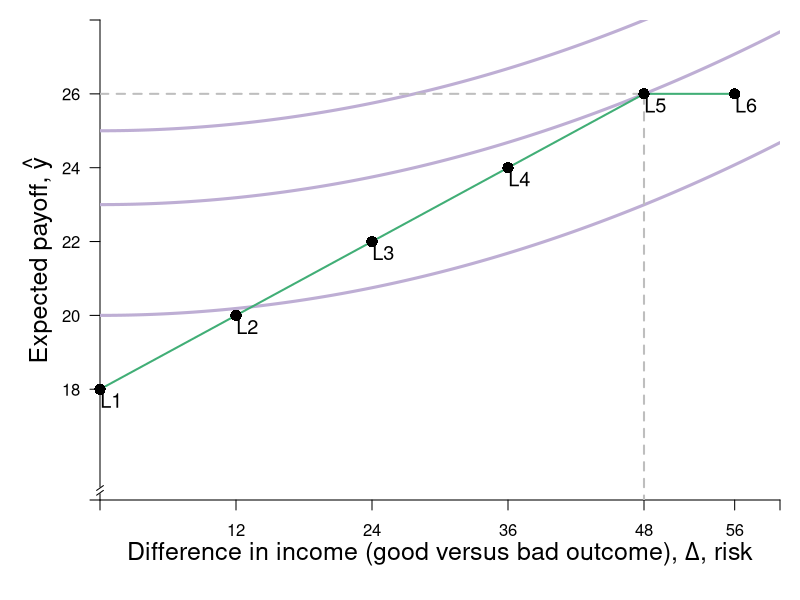

Here is the R script that generated this plot: (Note: this script raises an error after producing the figure.)
require(shape)
require(plotrix)

pdf(file = "risk/risk_experiments_gender_m.pdf", width = 9, height = 7)

#Set parameters for graphics
axislabelsize <- 1.5
labelsize <- 1.2
graphlinewidth <- 3
segmentlinewidth <- 2
a <- c(2, 4, 6)


COL <- c("#7fc97f", "#beaed4", "#fdc086", "#ffff99", "#386cb0", "#f0027f", "#bf5b17", "#666666")
COLA <- c("#e0f3db", "#99d8c9","#66c2a4","#41ae76", "#238b45", "#005824")
COLB <- c("#c6dbef", "#4eb3d3", "#2b8cbe", "#0868ac","#084081")
COLC <- c("#fcfbfd", "#efedf5", "#dadaeb", "#bcbddc", "#9e9ac8", "#807dba", "#6a51a3", "#54278f", "#3f007d")

par(mar =  c(5, 5, 1, 1))
xlims <- c(0, 60)
ylims <- c(15, 28)


indiffA <- function(g, intercept = 3, slope = 0.125){
  intercept  + slope*g^2
}


#Plot command 
plot(0, 0, 
     xlim = xlims, 
     ylim = ylims, 
     type = "n",
     xlab = expression(paste("")),
     ylab = expression(paste("")), 
     axes = FALSE,
     cex.lab = axislabelsize, 
     bty = "n", 
     xaxs="i", 
     yaxs="i"
)


#Customize ticks and labels for the plot
# ticksy <- seq(ylims[1], ylims[2], 3)
# ylabels <- seq(ylims[1], ylims[2], 3)
# ticksx <- seq(xlims[1], xlims[2], 5)
# xlabels <- seq(xlims[1], xlims[2], 5)
ticksy <- c(ylims[1], 18, 20, 22, 24, 26, ylims[2])
ylabels <- c(NA, 18, 20, 22, 24, 26, NA)
ticksx <- c(0, 12, 24, 36, 48, 56,  xlims[2])
xlabels <- c(NA, 12, 24, 36, 48, 56, NA)

axis(1, at = ticksx, pos = ylims[1], labels = xlabels)
axis(2, at = ticksy, pos = xlims[1], labels = ylabels, las = 1)
mtext(expression(paste("Difference in income (good versus bad outcome), ", Delta, ", risk")), side = 1, line = 2.5, cex = axislabelsize)
text(xlims[1] - 5.5, ylims[2] - 0.5*(ylims[2] - ylims[1]), expression(paste("Expected payoff, ", hat(y) )), xpd = TRUE, cex = axislabelsize, srt = 90) 

axis.break(axis = 2, bgcol="white", breakcol="black",
           style="slash", brw=0.01)



npts <- 500 
xx1 <- seq(xlims[1], xlims[2], length.out = npts)
#lines(xx1, riskreturn(xx1), col = COLA[4], lwd = graphlinewidth, lty = 1)
lines(xx1, indiffA(xx1, intercept = 23, slope = 0.0013), col = COL[2], lwd = graphlinewidth, lty = 1)
#Low
lines(xx1, indiffA(xx1, intercept = 20, slope = 0.0013), col = COL[2], lwd = graphlinewidth, lty = 1)
#high
lines(xx1, indiffA(xx1, intercept = 25, slope = 0.0013), col = COL[2], lwd = graphlinewidth, lty = 1)


#lines(xx1, indiffA(xx1, intercept = 21, slope = 0.00235), col = COLB[4], lwd = graphlinewidth, lty = 1)
# lines(xx1, indiffA(xx1, intercept = 5.6), col = COLB[4], lwd = graphlinewidth, lty = 1)
# lines(xx1, indiffA(xx1, intercept = 9), col = COLB[4], lwd = graphlinewidth, lty = 1)

#Setting up the segments for the choices 
segments(0, 18, 12, 20, lty = 1, col = COLA[4], lwd = segmentlinewidth)
segments(12, 20, 24, 22, lty = 1, col = COLA[4], lwd = segmentlinewidth)
segments(24, 22, 36, 24, lty = 1, col = COLA[4], lwd = segmentlinewidth)
segments(36, 24, 48, 26, lty = 1, col = COLA[4], lwd = segmentlinewidth)
segments(48, 26, 56, 26, lty = 1, col = COLA[4], lwd = segmentlinewidth)


#For choice: 
segments(0, 26, 48, 26, lty = 2, col = "grey", lwd = segmentlinewidth)
segments(48, 0, 48, 26, lty = 2, col = "grey", lwd = segmentlinewidth)

points(0, 18, pch = 16, col = "black", cex = 1.5, xpd = TRUE)
text(0 + 1, 18 - 0.3, expression("L1"), cex = labelsize)
points(12, 20, pch = 16, col = "black", cex = 1.5, xpd = TRUE)
text(12 + 1, 20 - 0.3, expression("L2"), cex = labelsize)
points(24, 22, pch = 16, col = "black", cex = 1.5, xpd = TRUE)
text(24 + 1, 22 - 0.3, expression("L3"), cex = labelsize)
points(36, 24, pch = 16, col = "black", cex = 1.5, xpd = TRUE)
text(36 + 1, 24 - 0.3, expression("L4"), cex = labelsize)
points(48, 26, pch = 16, col = "black", cex = 1.5, xpd = TRUE)
text(48 + 1, 26 - 0.3, expression("L5"), cex = labelsize)
points(56, 26, pch = 16, col = "black", cex = 1.5, xpd = TRUE)
text(56 + 1, 26 - 0.3, expression("L6"), cex = labelsize)

#Add points a, b, c and c
segments(5.6, 0, 5.6, riskreturn(g = 5.6), lty = 2, col = "gray", lwd = segmentlinewidth)
segments(0, riskreturn(g = 5.6), 5.6, riskreturn(g = 5.6), lty = 2, col = "gray", lwd = segmentlinewidth)
points(5.6, riskreturn(g = 5.6), pch = 16, col = "black", cex = 1.5)
text(5.6 + 0.25, riskreturn(g = 5.6) - 0.3, expression(i), cex = labelsize)


segments(12, 0, 12, riskreturn(g = 12) , lty = 2, col = "gray", lwd = segmentlinewidth)
segments(0, riskreturn(g = 12) , 12, riskreturn(g = 12) , lty = 2, col = "gray", lwd = segmentlinewidth)
points(12, riskreturn(g = 12) , pch = 16, col = "black", cex = 1.5)
text(12 + 0.25, riskreturn(g = 12) - 0.3, expression(d), cex = labelsize)


points(1.8, riskreturn(g = 1.8) , pch = 16, col = "black", cex = 1.5)
text(1.8 + 0.25, riskreturn(g = 1.8) - 0.3, expression(a), cex = labelsize)


points(9.5, riskreturn(g = 9.5) , pch = 16, col = "black", cex = 1.5)
text(9.5 + 0.25, riskreturn(g = 9.5) - 0.3, expression(b), cex = labelsize)


#Label risk return schedule
text(14, 12.7, expression(paste(hat(y) == g(Delta))), cex = labelsize)

#Label value functions
text(35, 27, expression(u[3]^M), cex = labelsize)

text(52.5, 27, expression(u[2]^M), cex = labelsize)
text(52.5, 24, expression(u[1]^M), cex = labelsize)

dev.off()
